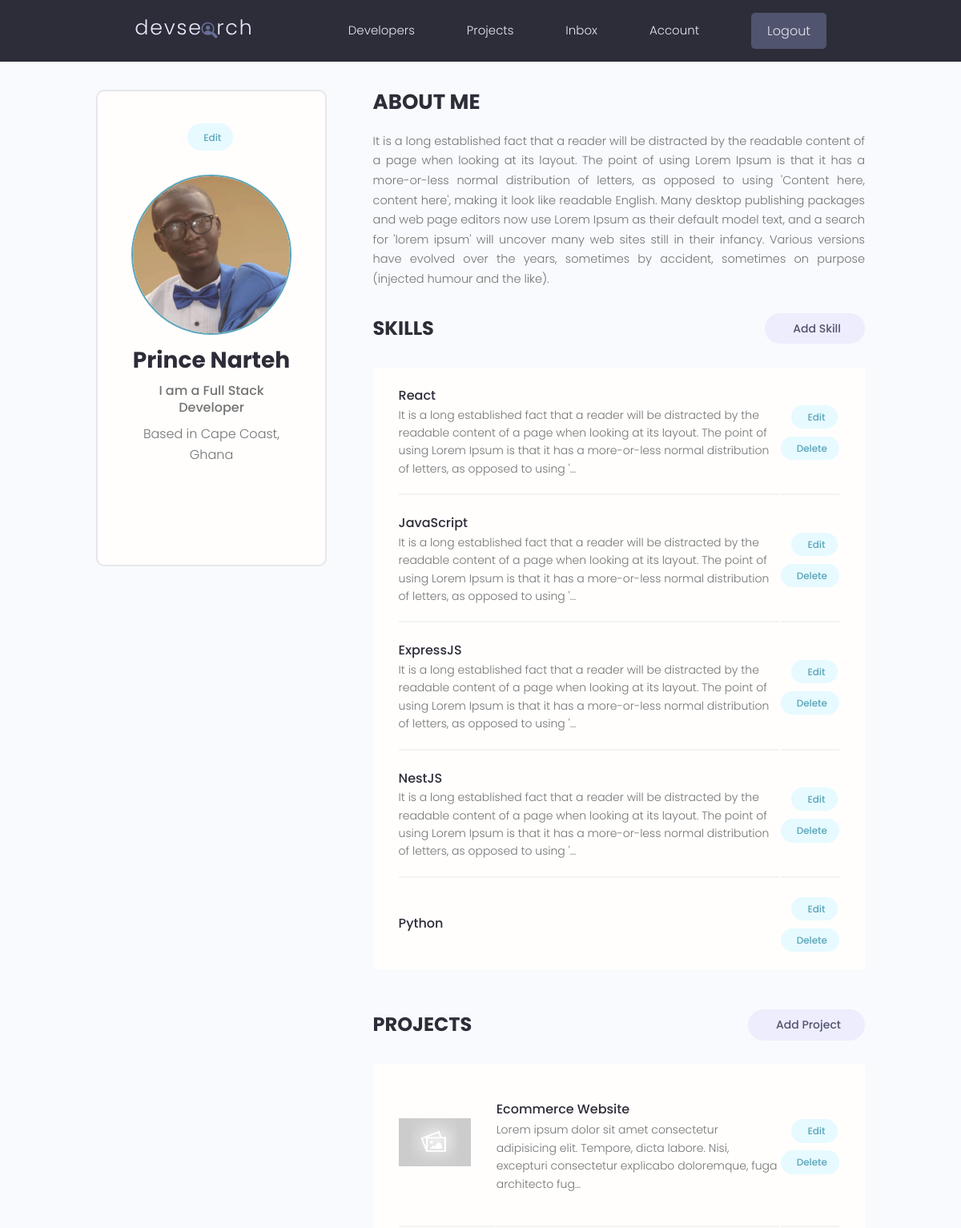
Page /account/ (signed in, upper part) on the earlier database version.
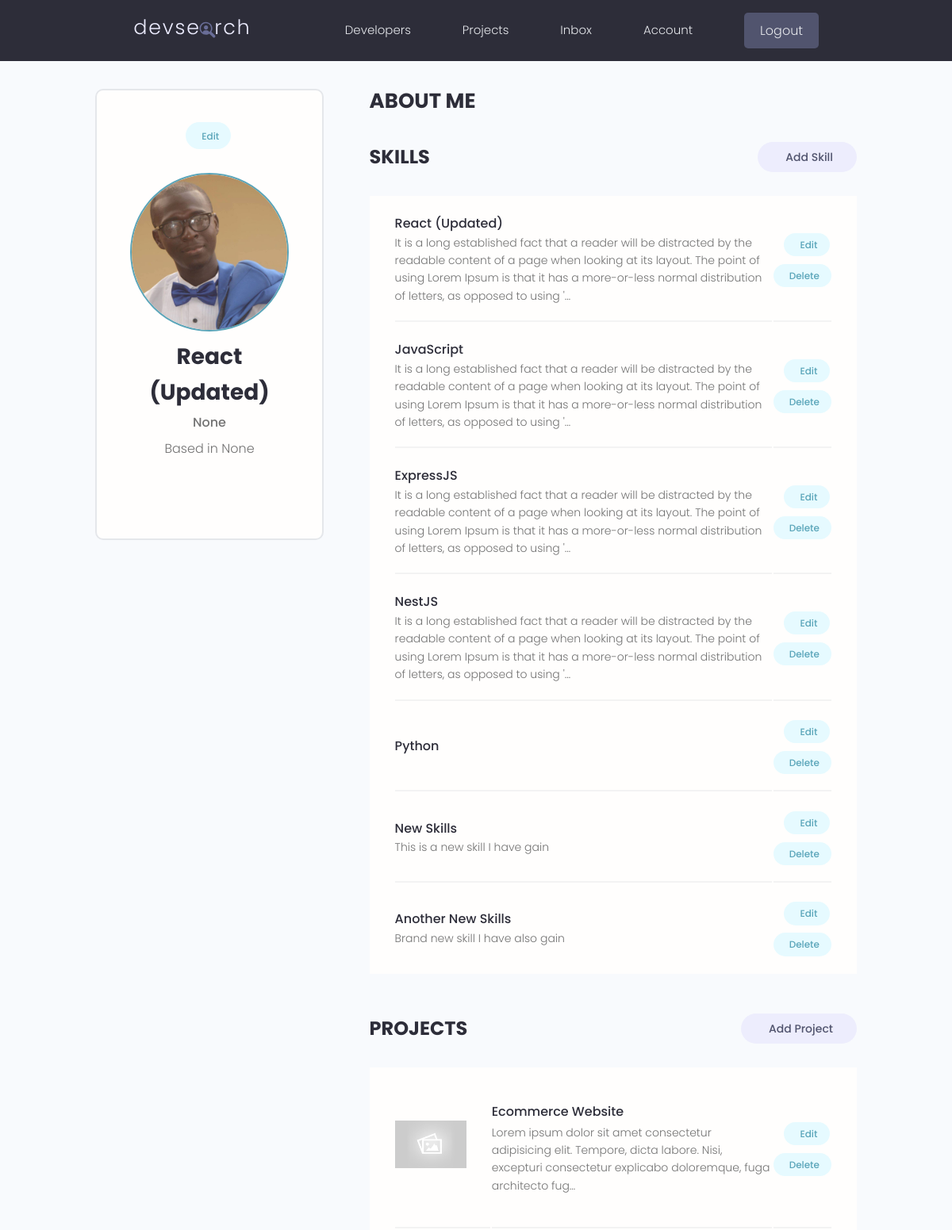
Same page on the later database version.
### users/models.py (models this page shows, shortened)
class Profile(models.Model):
    id = models.UUIDField(default=uuid.uuid4, unique=True,
                          primary_key=True, editable=False)
    user = models.OneToOneField(
        User, on_delete=models.CASCADE, null=True, blank=True)
    name = models.CharField(max_length=200, blank=True, null=True)
    email = models.EmailField(max_length=200, blank=True, null=True)
    username = models.CharField(max_length=200, blank=True, null=True)
    location = models.CharField(max_length=200, blank=True, null=True)
    short_intro = models.CharField(max_length=200, blank=True, null=True)
    bio = models.TextField(null=True, blank=True)
    profile_image = models.ImageField(
        null=True, blank=True, upload_to='profiles/', default='profiles/user-default.png')
    social_github = models.CharField(max_length=200, blank=True, null=True)
    social_twitter = models.CharField(max_length=200, blank=True, null=True)
    social_linkedin = models.CharField(max_length=200, blank=True, null=True)
    social_youtube = models.CharField(max_length=200, blank=True, null=True)
    social_website = models.CharField(max_length=200, blank=True, null=True)
    created_at = models.DateTimeField(auto_now_add=True)
    updated_at = models.DateTimeField(auto_now=True)

class Skill(models.Model):
    id = models.UUIDField(default=uuid.uuid4, unique=True,
                          primary_key=True, editable=False)
    owner = models.ForeignKey(
        Profile, on_delete=models.CASCADE, null=True, blank=True)
    name = models.CharField(max_length=200, null=True, blank=True)
    description = models.TextField(null=True, blank=True)
    created_at = models.DateTimeField(auto_now_add=True)
    updated_at = models.DateTimeField(auto_now=True)
    class Meta:
        ordering = ['created_at']

### projects/models.py (models this page shows, shortened)
class Project(models.Model):
    owner = models.ForeignKey(
        Profile, null=True, blank=True, on_delete=models.SET_NULL)
    id = models.UUIDField(default=uuid.uuid4, unique=True,
                          primary_key=True, editable=False)
    title = models.CharField(max_length=200)
    description = models.TextField(null=True, blank=True)
    featured_image = models.ImageField(
        null=True, blank=True, default='default.jpg')
    demo_link = models.CharField(max_length=2000, blank=True, null=True)
    source_link = models.CharField(max_length=2000, null=True, blank=True)
    tags = models.ManyToManyField('Tag', blank=True)
    vote_total = models.IntegerField(default=0, null=True, blank=True)
    vote_ratio = models.IntegerField(default=0, null=True, blank=True)
    create_at = models.DateTimeField(auto_now_add=True)
    update_at = models.DateTimeField(auto_now=True)
    class Meta:
        ordering = ['create_at']

### users/views.py (the view)
# urls.py: path('account/', views.userAccount, name='account'),
@login_required(login_url='login')
def userAccount(request):
    profile: Profile = request.user.profile
    skills: list[Skill] = profile.skill_set.all()
    projects: list[Project] = profile.project_set.all()
    context = {"profile": profile, "skills": skills, "projects": projects}
    return render(request, 'users/account.html', context)

### users/templates/users/account.html (shortened to what this page needs)
{% extends 'main.html' %}
{% block content %}
  <main class="settingsPage profile my-md">
    <div class="container">
      <div class="layout">
        <div class="column column--1of3">
          <div class="card text-center">
            <div class="card__body dev">
              <a class="tag tag--pill tag--main settings__btn" href="{% url 'edit-account' %}"> Edit</a>
              <img class="avatar avatar--xl dev__avatar" src="{{ profile.profile_image.url }}" />
              <h2 class="dev__name">{{ profile.name }}</h2>
              <p class="dev__title">{{ profile.short_intro }}</p>
              <p class="dev__location">Based in {{ profile.location }}</p>
              <ul class="dev__social">
              </ul>
            </div>
          </div>
        </div>
        <div class="column column--2of3">
          <div class="devInfo">
            <h3 class="devInfo__title">About Me</h3>
            <p class="devInfo__about">
              {{ profile.bio }}
            </p>
          </div>
          <div class="settings">
            <h3 class="settings__title">Skills</h3>
            <a class="tag tag--pill tag--sub settings__btn tag--lg" href="{% url 'create-skill' %}"> Add Skill</a>
          </div>
          <table class="settings__table">
          {% for skill in skills %}
            <tr>
              <td class="settings__tableInfo">
                <h4>{{ skill.name }}</h4>
                <p>{{ skill.description|truncatechars:"240"}}</p>
              </td>
              <td class="settings__tableActions">
                <a class="tag tag--pill tag--main settings__btn" href="{% url 'update-skill' skill.id %}"> Edit</a>
                <a class="tag tag--pill tag--main settings__btn" href="{% url 'delete-skill' skill.id %}?next=/account">
                  Delete</a>
              </td>
            </tr>
          {% endfor %}
          </table>
          <div class="settings">
            <h3 class="settings__title">Projects</h3>
            <a class="tag tag--pill tag--sub settings__btn tag--lg" href="{% url 'create-project' %}"> Add Project</a>
          </div>
          <table class="settings__table">
            {% for project in projects %}
              <tr>
                <td class="settings__thumbnail">
                  <a href="{% url 'project' project.id %}"><img src="{{ project.featured_image.url }}" alt="Project Thumbnail" /></a>
                </td>
                <td class="settings__tableInfo">
                  <a href="{% url 'project' project.id %}">{{ project.title }}</a>
                  <p>{{ project.description|truncatechars:"150" }}</p>
                </td>
                <td class="settings__tableActions">
                  <a class="tag tag--pill tag--main settings__btn" href="{% url 'update-project' project.id %}"> Edit</a>
                  <a class="tag tag--pill tag--main settings__btn" href="{% url 'delete-project' project.id %}?next=/account">
                    Delete</a>
                </td>
              </tr>
            {% endfor %}
          </table>
        </div>
      </div>
    </div>
  </main>
{% endblock content %}

Differences in the rows shown:
changed Profile: name "Prince Narteh" → "React (Updated)"; short_intro "I am a Full Stack Developer" → "None"; location "Cape Coast, Ghana" → "None"; bio "It is a long established fact that a reader will be distracted by the readable content of a page when looking at its layout. The point of using Lorem Ipsum is that it has a more-or-less normal distribution of letters, as opposed to using 'Content here, content here', making it look like readable English. Many desktop publishing packages and web page editors now use Lorem Ipsum as their default model text, and a search for 'lorem ipsum' will uncover many web sites still in their infancy. Various versions have evolved over the years, sometimes by accident, sometimes on purpose (injected humour and the like)." → (not shown)
changed Skill: name "React" → "React (Updated)"
added Skill: name "New Skills", description "This is a new skill I have gain"
added Skill: name "Another New Skills", description "Brand new skill I have also gain"
